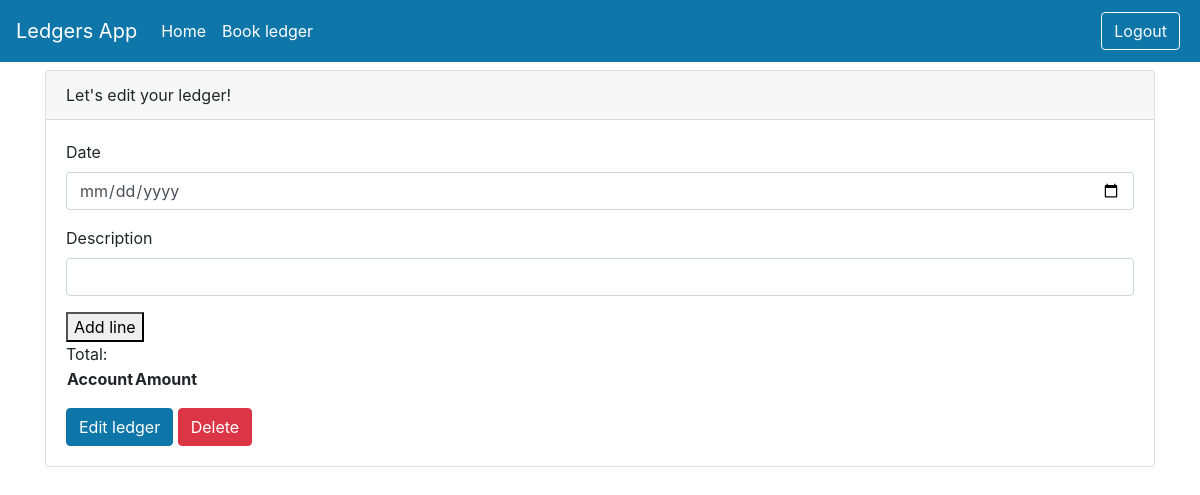
Before: /ledgers/edit_ledger/10 with the older database file.
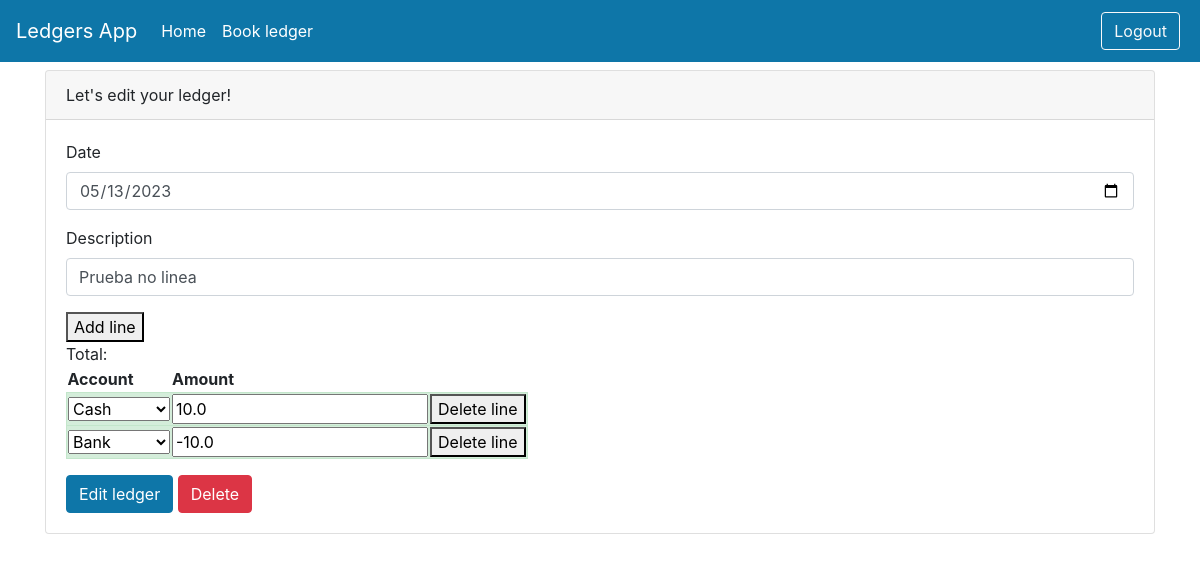
After: the same page with the newer database file.
### models.py (models this page shows)
class Ledgers(Base):
    __tablename__ = 'ledgers'
    id = Column(Integer, primary_key=True, index=True)
    description = Column(String)
    ledger_date = Column(Date)
    debits = Column(PickleType)
    credits = Column(PickleType)

### routers/ledgers.py (the view)
@router.get("/edit_ledger/{ledger_id}", response_class=HTMLResponse)
async def edit_ledger(request: Request, ledger_id: int, db: Session = Depends(get_db)):
    ledger = db.query(Ledgers).filter(Ledgers.id == ledger_id).first()
    return templates.TemplateResponse("edit_ledger.html", {"request":request, "ledgers": ledger})

### templates/edit_ledger.html (shortened to what this page needs)
{% include 'layout.html' %}
<div class="container">
    <div class="card">
        <div class="card-header">
            Let's edit your ledger!
        </div>
        <div class="card-body">
            <form method="POST" id="my-form">
                <div class="form-group">
                    <label>Date</label>
                    <input type="date" class="form-control" name="ledger_date" value="{{ledgers.ledger_date}}" required>
                </div>
                <div class="form-group">
                    <label>Description</label>
                    <input type="text" class="form-control" name="description" value="{{ledgers.description}}" required>
                </div>
                <div class="form-group">
                    <button id="add-row-button">Add line</button>
                    <table id="info" name="data">
                        <thead>
                            <tr>
                                <th>Account</th>
                                <th>Amount</th>
                            </tr>
                        </thead>
                        <tbody>
                                {% for line in ledgers.debits %}
                                    <tr class="pointer alert alert-success">
                                        <td>
                                            <select  name='debit_account'>
                                            <option {% if line[0] == "Cash" %} selected="selected" {% endif %}>Cash</option>
                                        </td>
                                        <td>
                                            <input type="number" name="amount" value="{{line[1]}}">
                                        </td>
                                        <td>
                                            <button onclick="deleteRow()"> Delete line</button>
                                        </td>
                                    </tr>
                                {% endfor%}
                                {% for line in ledgers.credits %}
                                    <tr class="pointer alert alert-success">
                                        <td>
                                            <select  name='credit_account'>
                                            <option {% if line[0] == "Bank" %} selected="selected" {% endif %}>Bank</option>
                                        </td>
                                        <td>
                                            <input type="number" name="amount" value="{{line[1] * -1}}">
                                        </td>
                                        <td>
                                            <button onclick="deleteRow()"> Delete line</button>
                                        </td>
                                    </tr>
                                {% endfor%}
                            </tbody>
                            <div>Total:
                    </table>
                </div>
                <button type="submit" class="btn btn-primary">Edit ledger</button>
                <button onclick="window.location.href='/ledgers/delete/{{ledgers.id}}'" type="button" class="btn btn-danger">Delete</button>
            </form>
        </div>
    </div>
</div>

Changed rows visible on the page:
added Ledgers: ledger_date "05/13/2023", description "Prueba no linea"
Other visible differences:
new list line: "Cash 10.0 Delete line"
new list line: "Bank -10.0 Delete line"
